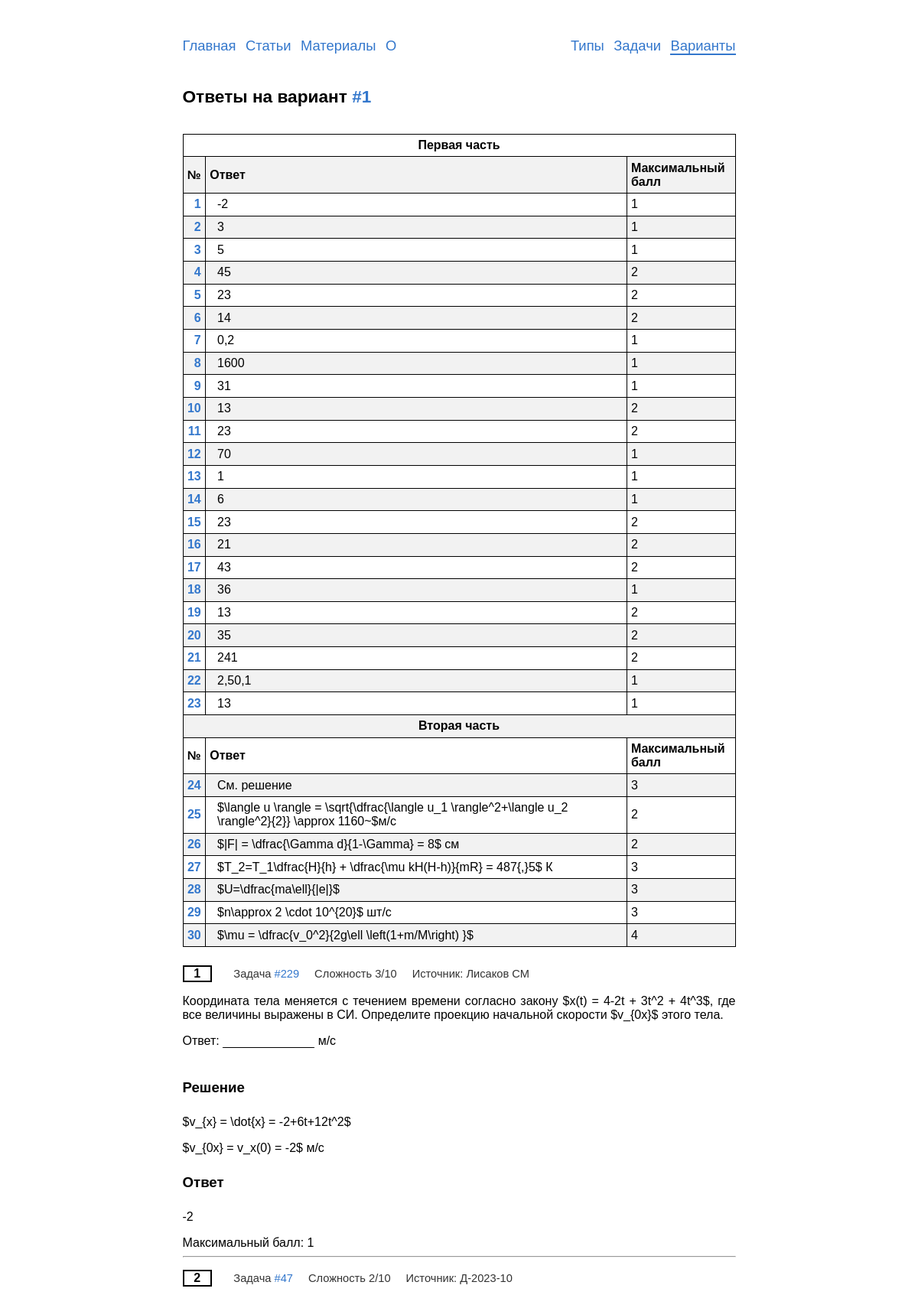
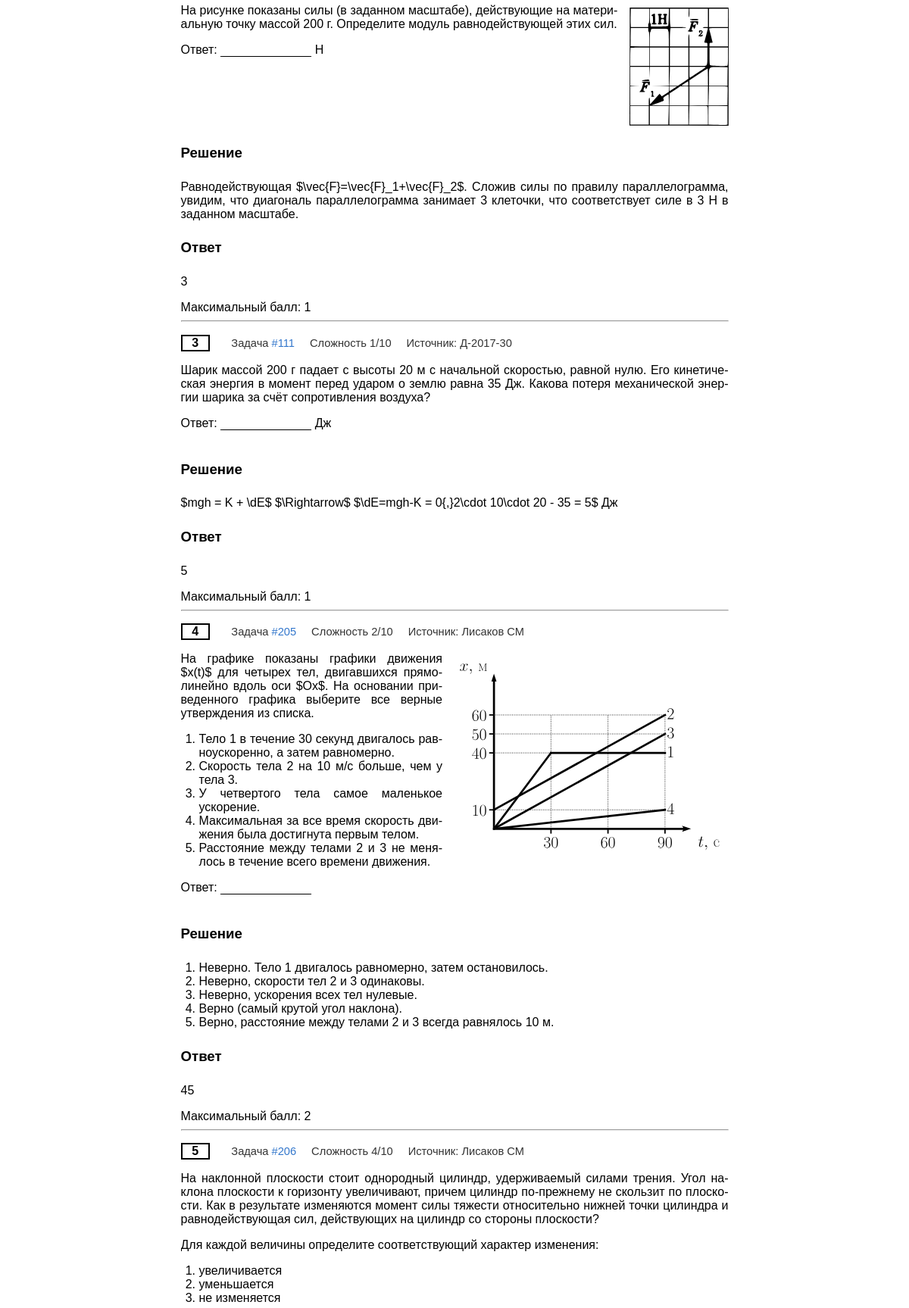
Page /variants/1-foxy/ (upper part) on the committed database (2 pictures, top to bottom).
### variants/models.py (models this page shows, shortened)
class Variant(models.Model):
    objects = VariantManager()
    problems = models.ManyToManyField(Problem,
                                      verbose_name='задачи')
    text = models.TextField('комментарии', blank=True, null=True)
    complexity = models.FloatField('сложность', blank=True, default=0)
    is_full = models.BooleanField('полный вариант', default=True)
    show_answers = models.BooleanField('показать решения', default=True)
    date = models.DateField('дата добавления', auto_now_add=True)
    answer_slug = models.SlugField('slug для получения ответов',
                                   max_length=4, unique=False,
                                   blank=True, default='foxy',
                                   validators=[validate_answer_slug])
    class Meta:
        verbose_name = 'вариант'
        verbose_name_plural = 'варианты'
        default_related_name = 'variants'
    def get_answers(self):
        return (self.problems
                    .order_by('type_ege__number')
                    .only('solution', 'answer', 'type_ege__max_score'))

### problems/models.py (models this page shows, shortened)
class Problem(models.Model):
    objects = ProblemManager()
    text = models.TextField('условие',
                            max_length=6000,
                            help_text='Максимум 6 тыс. символов '
                            '(если мало - обратитесь к создательнице сайта)')
    solution = models.TextField('решение',
                                max_length=6000,
                                help_text='Максимум 6 тыс. символов',
                                blank=True,
                                null=True)
    answer = models.TextField('ответ',
                              max_length=1000,
                              help_text='Максимум 1 тыс. символов',
                              blank=True,
                              null=True)
    complexity = models.PositiveSmallIntegerField('сложность',
                                                  help_text=('число от 1 до 10'
                                                             ' включительно'),
                                                  blank=True,
                                                  null=True,
                                                  validators=(
                                                      [MinValueValidator(1),
                                                       MaxValueValidator(10)]))
    author = models.ForeignKey(User,
                               on_delete=models.CASCADE,
                               editable=False,
                               verbose_name='автор')
    date = models.DateField('дата добавления',
                            auto_now_add=True)
    tags = models.ManyToManyField(Tag,
                                  verbose_name='тэги',
                                  blank=True)
    source = models.ForeignKey(Source,
                               on_delete=models.CASCADE,
                               verbose_name='источник',
                               blank=True,
                               null=True)
    category = models.ForeignKey(Category,
                                 on_delete=models.CASCADE,
                                 verbose_name='раздел',
                                 blank=True,
                                 null=True)
    subcategory = models.ForeignKey(Subcategory,
                                    on_delete=models.CASCADE,
                                    verbose_name='подраздел',
                                    blank=True,
                                    null=True)
    type_ege = models.ForeignKey(TypeInEGE,
                                 on_delete=models.CASCADE,
                                 verbose_name='Тип задания',
                                 null=True)
    class Meta:
        verbose_name = 'задача'
        verbose_name_plural = 'задачи'
        default_related_name = 'problems'

class TypeInEGE(models.Model):
    objects = TypeInEGEManager()
    number = models.PositiveSmallIntegerField('номер')
    max_score = models.PositiveSmallIntegerField('максимальное количество'
                                                 ' баллов')
    part_ege = models.ForeignKey(PartOfEGE,
                                 on_delete=models.CASCADE,
                                 verbose_name='часть ЕГЭ',
                                 default=1)
    class Meta:
        verbose_name = 'тип'
        verbose_name_plural = 'типы'
        default_related_name = 'type'
        ordering = ['number']

class PartOfEGE(models.Model):
    name = models.CharField('название',
                            max_length=150,
                            help_text='Максимум 150 символов')
    class Meta:
        verbose_name = 'часть'
        verbose_name_plural = 'части'
        default_related_name = 'part'
        ordering = ['-id']
    def __str__(self):
        return self.name

class Source(models.Model):
    name = models.CharField('название',
                            max_length=500,
                            help_text='Максимум 500 символов')
    class Meta:
        verbose_name = 'источник'
        verbose_name_plural = 'источники'
        default_related_name = 'source'
        ordering = ['name']
    def __str__(self):
        return self.name

### variants/views.py (the view)
class VariantAnswerView(DetailView):
    model = Variant
    template_name = 'variants/variant_answer.html'
    context_object_name = 'variant'
    def get_queryset(self):
        return Variant.objects.answers()
    def get_object(self, queryset=None):
        variant = super().get_object(queryset)
        slug = self.kwargs.get(self.slug_url_kwarg)
        if variant.answer_slug == slug:
            return variant
        else:
            raise Http404

### problems/templatetags/abbr.py (called while the page is built)
def replace_by_dic(el, dic):
    for i, j in dic.items():
        el = el.replace(i, j)
    return el

@register.filter()
@stringfilter
def abbr(value):
    return replace_by_dic(value, abbr_dic)

### problems/templatetags/markdown_extras.py (called while the page is built)
@register.filter()
@stringfilter
def markdown(value):
    return md.markdown(value, extensions=['markdown.extensions.fenced_code',
                                          'footnotes'])

### variants/managers.py (called while the page is built)
    def answers(self):
        return (
            self.get_queryset()
                .only('id')
        )

### templates/variants/variant_answer.html
{% extends "base.html" %}
{% load markdown_extras %}
{% load save_parameters %}
{% load abbr %}
{% load static %}
{% block content %}
  <h2>Ответы на вариант <a href='/variants/{{variant.id}}'>#{{variant.id}}</a></h2>
  <div class=ofa>
    <table class='center-table ans-table'>
      {% for problem in variant.get_answers %}
        {% ifchanged problem.type_ege.part_ege %}
        {% if variant.is_full %}
          <tr> <td colspan=3 class='ta-center bold'>{{ problem.type_ege.part_ege }}</td> </tr>
        {% endif %}
          <tr>
            <td class=bold>№</td>
            <td class=bold>Ответ</td>
            <td class=bold>Максимальный балл</td>
          </tr>
        {% endifchanged %}
        <tr>
          <td class='ta-right bold'><a href=#{{forloop.counter}}>{{forloop.counter}}</a></td>
          <td class=pl15>{% if problem.answer %}{{problem.answer}}{% else %}См. решение {% endif %}</td>
          <td>{{problem.type_ege.max_score}}</td>
        </tr>
      {% endfor %}
    </table>
  </div>
  {% for problem in variant.get_answers %}
  <div class=card id={{forloop.counter}}>
    <span class=id-in-var>{{ forloop.counter }}</span>
    <span class=compl>Задача <a href='/problems/{{problem.id}}'>#{{problem.id}}</a></span>
    {% if problem.complexity%}<span class=compl>Сложность {{problem.complexity}}/10</span>{% endif %}
    {% if problem.source %}<span class=compl>Источник: {{problem.source}}</span>{% endif %}
    <div class=problem>{{problem.text|markdown|abbr|safe}}</div>
    {% if problem.solution%}<h4>Решение</h4><div class=solution>{{problem.solution|markdown|safe}}</div>{% endif %}
    {% if problem.answer%}<h4>Ответ </h4><div class=answer>{{problem.answer|markdown|safe}}</div>{% endif %}
    Максимальный балл: {{problem.type_ege.max_score}}
  <div><hr>
  {% endfor %}
{% endblock %}

### static/css/style.css (style rules this page uses)
html { overflow-y: scroll; }
body { -webkit-hyphens: auto; -moz-hyphens: auto; -ms-hyphens: auto; hyphens: auto; margin: 0px auto; width: 723px; max-width: 100%; font-family: Tahoma, Arial; text-align: justify; font-size: 12pt; margin-bottom:12ex; }
h1, h2, h3, h4, h5, h6 { text-align: left; }
h2 { font-size:17pt; }
h4 { font-size:14pt; }
.problem { overflow-y: auto; overflow-x: hidden; }
.bold { font-weight:900; }
.id-in-var { display: inline-flex; justify-content: center; min-width:1.9em; border: 2px solid black; border-radius: 0px; padding: 0px 2px 0px 2px; font-weight:900; margin-right:1ex; margin-top:1ex; }
.compl { padding-left:2ex; font-size: 11pt; font-family: Arial; color: #333333; }
.ans { border-bottom: 1.3px solid black; white-space: pre; }
a { text-decoration: none; color: #3377cc; }
.nav-right, .ta-right { text-align:right; }
.ta-center { text-align: center; }
table { border-collapse: collapse; }
table.change tr, td { border: 1px solid black; padding: 4pt; vertical-align: top; text-align: left; }
.ans-table tr:nth-child(even) { background-color: #f2f2f2; }
.ans-table td { vertical-align: middle; }
.ofa { overflow:auto; }
ol { padding-left: 1.5em; }
.pl15 { padding-left: 15px; }
.mw100 { min-width: 100px; }
.mw200 { min-width: 200px; }
.mt5 { margin-top: 5px; }
.center-table { margin: 1em auto; }
.right { float:right; padding-left:1em; }

### rows in the picture
Variant: id "1"
Problem: type_ege.part_ege "Первая часть", answer "-2", type_ege.max_score "1", id "229", complexity "3", source "Лисаков СМ", text|abbr "Координата тела меняется с течением времени согласно закону $x(t) = 4-2t + 3t^2 + 4t^3$, где все величины выражены в СИ. Определите проекцию начальной скорости $v_{0x}$ этого тела. Ответ: м/c", solution "$v_{x} = \\dot{x} = -2+6t+12t^2$ $v_{0x} = v_x(0) = -2$ м/c"
Problem: answer "3", type_ege.max_score "1", id "47", complexity "2", source "Д-2023-10", text|abbr (picture), text|abbr "На рисунке показаны силы (в заданном масштабе), действующие на материальную точку массой 200 г. Определите модуль равнодействующей этих сил. Ответ: Н", solution "Равнодействующая $\\vec{F}=\\vec{F}_1+\\vec{F}_2$. Сложив силы по правилу параллелограмма, увидим, что диагональ параллелограмма занимает 3 клеточки, что соответствует силе в 3 Н в заданном масштабе."
Problem: answer "5", type_ege.max_score "1", id "111", complexity "1", source "Д-2017-30", text|abbr "Шарик массой 200 г падает с высоты 20 м с начальной скоростью, равной нулю. Его кинетическая энергия в момент перед ударом о землю равна 35 Дж. Какова потеря механической энергии шарика за счёт сопротивления воздуха? Ответ: Дж", solution "$mgh = K + \\dE$ $\\Rightarrow$ $\\dE=mgh-K = 0{,}2\\cdot 10\\cdot 20 - 35 = 5$ Дж"
Problem: answer "45", type_ege.max_score "2", id "205", complexity "2", source "Лисаков СМ", text|abbr (picture), text|abbr "На графике показаны графики движения $x(t)$ для четырех тел, двигавшихся прямолинейно вдоль оси $Ox$. На основании приведенного графика выберите все верные утверждения из списка. Тело 1 в течение 30 секунд двигалось равноускоренно, а затем равномерно. Скорость тела 2 на 10 м/с больше, чем у тела 3. У четвертого тела самое маленькое ускорение. Максимальная за все время скорость движения была достигнута первым телом. Расстояние между телами 2 и 3 не менялось в течение всего времени движения. Ответ:", solution "Неверно. Тело 1 двигалось равномерно, затем остановилось. Неверно, скорости тел 2 и 3 одинаковы. Неверно, ускорения всех тел нулевые. Верно (самый крутой угол наклона). Верно, расстояние между телами 2 и 3 всегда равнялось 10 м."
Problem: answer "23", type_ege.max_score "2", id "206", complexity "4", source "Лисаков СМ", text|abbr "На наклонной плоскости стоит однородный цилиндр, удерживаемый силами трения. Угол наклона плоскости к горизонту увеличивают, причем цилиндр по-прежнему не скользит по плоскости. Как в результате изменяются момент силы тяжести относительно нижней точки цилиндра и равнодействующая сил, действующих на цилиндр со стороны плоскости? Для каждой величины определите соответствующий характер изменения: увеличивается уменьшается не изменяется"
Problem: answer "14", type_ege.max_score "2"
Problem: answer "0,2", type_ege.max_score "1"
Problem: answer "1600", type_ege.max_score "1"
Problem: answer "31", type_ege.max_score "1"
Problem: answer "13", type_ege.max_score "2"
Problem: answer "23", type_ege.max_score "2"
Problem: answer "70", type_ege.max_score "1"
Problem: answer "1", type_ege.max_score "1"
Problem: answer "6", type_ege.max_score "1"
Problem: answer "23", type_ege.max_score "2"
Problem: answer "21", type_ege.max_score "2"
Problem: answer "43", type_ege.max_score "2"
Problem: answer "36", type_ege.max_score "1"
Problem: answer "13", type_ege.max_score "2"
Problem: answer "35", type_ege.max_score "2"
Problem: answer "241", type_ege.max_score "2"
Problem: answer "2,50,1", type_ege.max_score "1"
Problem: answer "13", type_ege.max_score "1"
Problem: type_ege.part_ege "Вторая часть", answer "См. решение", type_ege.max_score "3"
Problem: answer "$\\langle u \\rangle = \\sqrt{\\dfrac{\\langle u_1 \\rangle^2+\\langle u_2 \\rangle^2}{2}} \\approx 1160~$м/с", type_ege.max_score "2"
Problem: answer "$|F| = \\dfrac{\\Gamma d}{1-\\Gamma} = 8$ см", type_ege.max_score "2"
Problem: answer "$T_2=T_1\\dfrac{H}{h} + \\dfrac{\\mu kH(H-h)}{mR} = 487{,}5$ К", type_ege.max_score "3"
Problem: answer "$U=\\dfrac{ma\\ell}{|e|}$", type_ege.max_score "3"
Problem: answer "$n\\approx 2 \\cdot 10^{20}$ шт/с", type_ege.max_score "3"
Problem: answer "$\\mu = \\dfrac{v_0^2}{2g\\ell \\left(1+m/M\\right) }$", type_ege.max_score "4"
